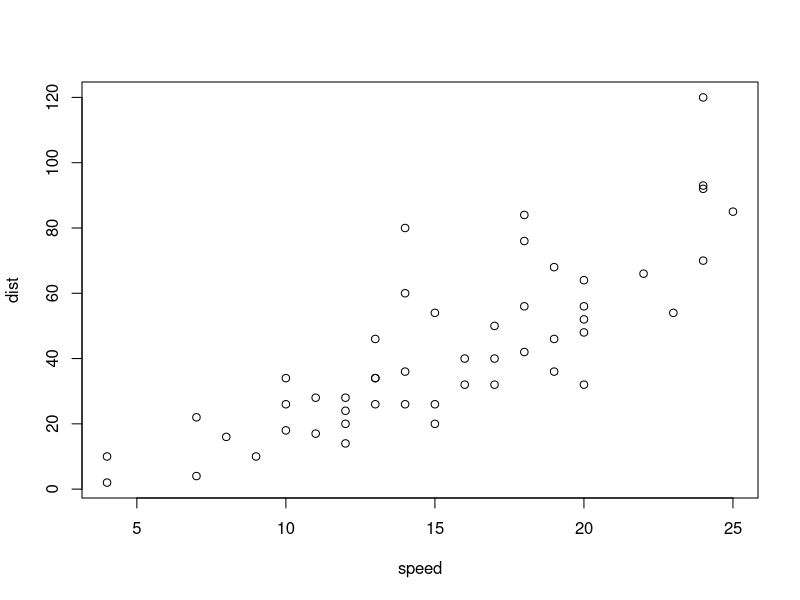
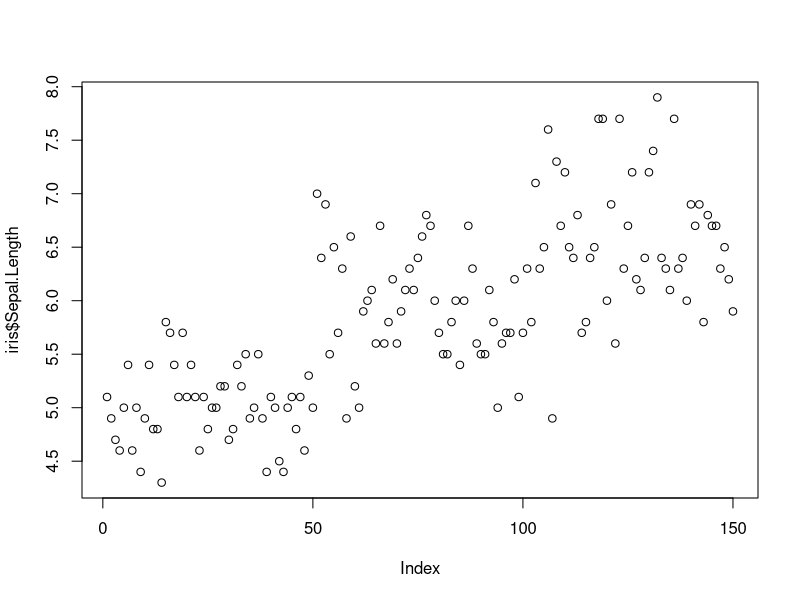

R code for these plots, in order:
## ---- chunk 1
library(knitr)
library(ggplot2)

opts_knit$set(progress = F, verbose = F)
opts_chunk$set(comment=NA, warning=FALSE, message=FALSE, echo=FALSE, tidy=FALSE)
## ---- chunk 2

g1 <- plot(cars)
g2 <- plot(iris$Sepal.Length)

myPlots <- list(g1, g2)

bcRefStr <- list("objType" = "fig",
                 "objs" = c("g1", "g2"),
                 "str" = "Plots \\ref{fig:g1} and \\ref{fig:g2}")
## ---- chunk 3
chunkName <- "{{name}}"
chunkHeader <- paste0("```{r ", chunkName, ", ")
chunkOptions <- "include=TRUE, results='asis', fig.height=4, fig.width=4, fig.cap='{{name}}'"
chunkHeaderFull <- paste0(chunkHeader, chunkOptions, "}")
chunkBody <- "print(get('{{name}}'))"

latexFigEnvBegin <- "cat('\\\\begin{figure}')"
latexFigEnvEnd <- "cat('\\\\end{figure}')"
latexFigCenter <- "cat('\\\\centering')"

latexObjLabel <- paste0("cat('\\\\caption{\\\\ ", "{{name}}\\\\label{", bcRefStr$objType, ":{{name}}", "}}')")

chunkText <- c(chunkHeaderFull,
               latexFigEnvBegin, latexFigCenter,
               chunkBody,
               latexObjLabel, latexFigEnvEnd,
               "```", "\n")

figReportParts <- lapply(bcRefStr$objs, function (x) knit_expand(text = chunkText, name = x))
